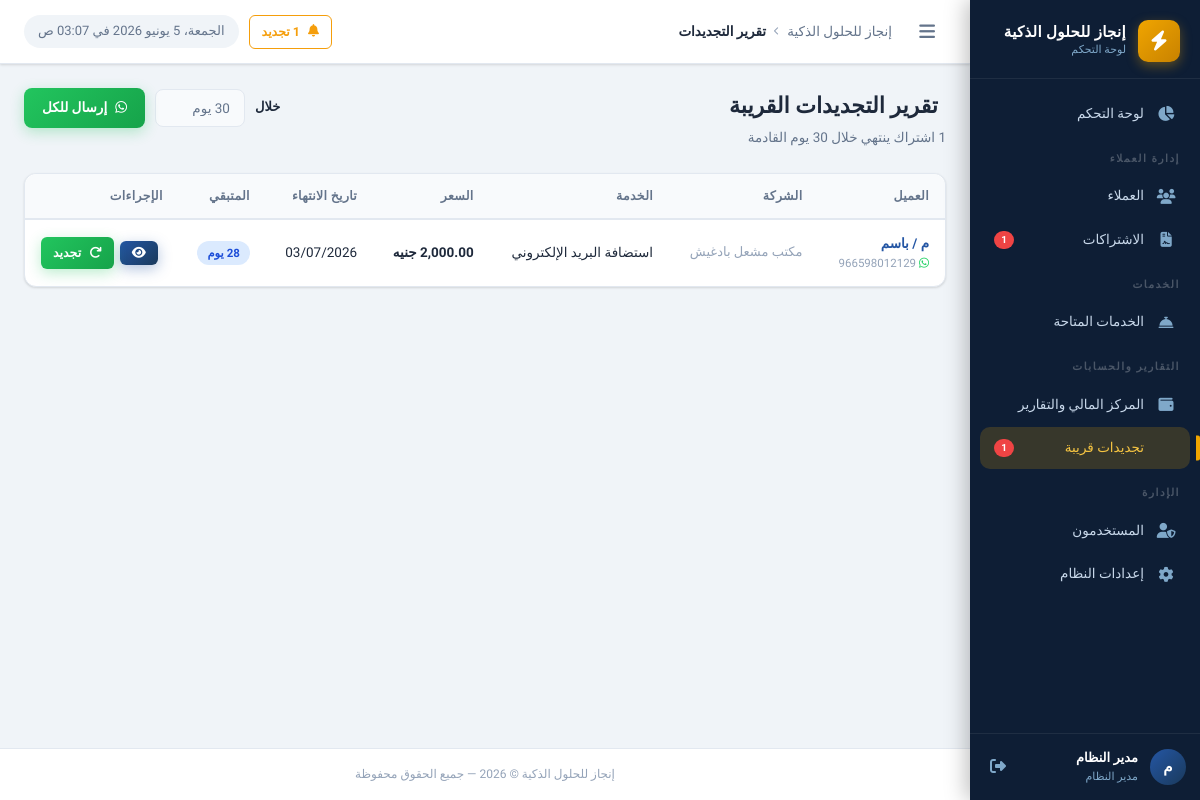
The app's page /reports/renewals.php (signed in), older data.
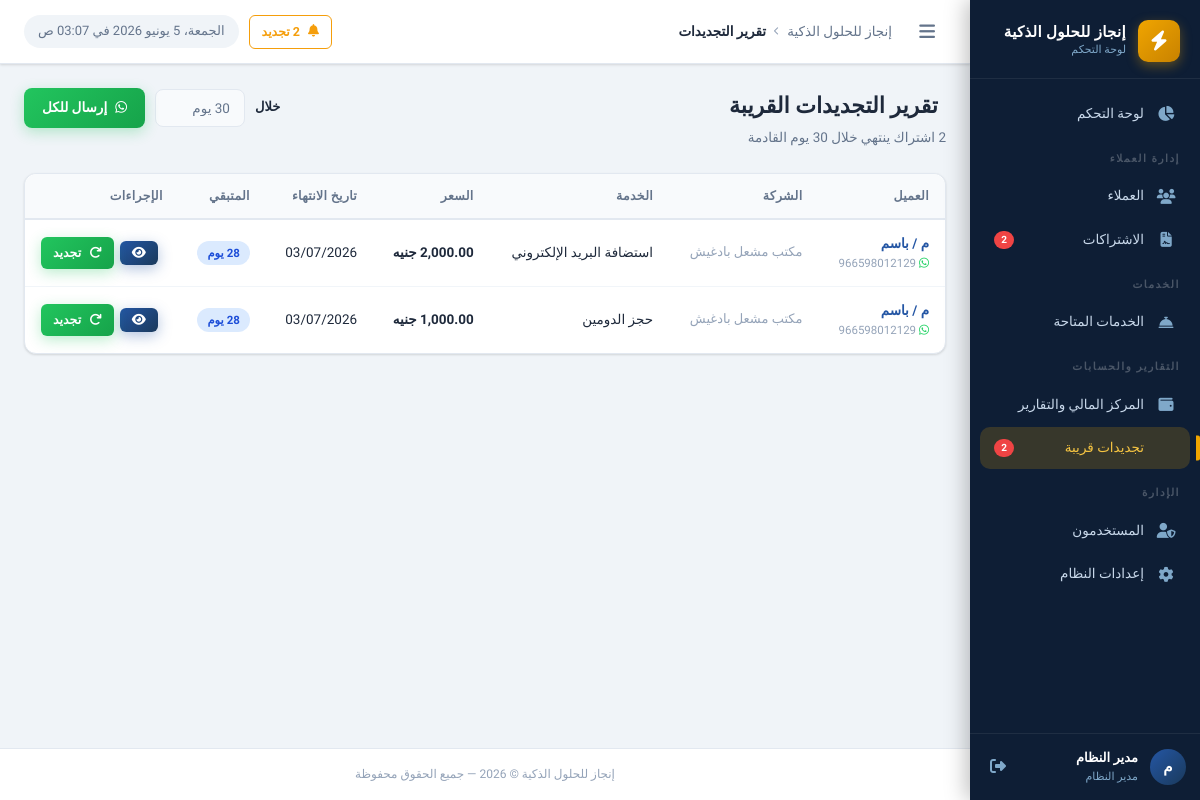
The same page, newer data.
### tables this page shows
CREATE TABLE `client_subscriptions` (
  `id` int UNSIGNED NOT NULL,
  `client_id` int UNSIGNED NOT NULL,
  `service_id` int UNSIGNED NOT NULL,
  `plan_name` varchar(200) DEFAULT NULL COMMENT 'اسم الخطة (مثل: أساسية، بريميوم)',
  `price` decimal(10,2) NOT NULL DEFAULT '0.00' COMMENT 'سعر الاشتراك الفعلي',
  `start_date` date DEFAULT NULL,
  `end_date` date DEFAULT NULL,
  `status` enum('active','expired','cancelled','pending') NOT NULL DEFAULT 'active',
  `notes` text,
  `created_by` int UNSIGNED DEFAULT NULL,
  `created_at` datetime NOT NULL DEFAULT CURRENT_TIMESTAMP,
  `updated_at` datetime NOT NULL DEFAULT CURRENT_TIMESTAMP ON UPDATE CURRENT_TIMESTAMP
);

CREATE TABLE `clients` (
  `id` int UNSIGNED NOT NULL,
  `name` varchar(200) NOT NULL COMMENT 'اسم العميل',
  `company_name` varchar(200) DEFAULT NULL COMMENT 'اسم الشركة',
  `mobile` varchar(20) NOT NULL COMMENT 'رقم الموبايل',
  `mobile_2` varchar(20) DEFAULT NULL COMMENT 'رقم موبايل إضافي',
  `activity` varchar(200) DEFAULT NULL COMMENT 'النشاط التجاري',
  `domain` varchar(255) DEFAULT NULL,
  `domain_provider` varchar(100) DEFAULT NULL,
  `username_note` varchar(200) DEFAULT NULL COMMENT 'اسم المستخدم (للإشارة)',
  `email` varchar(200) DEFAULT NULL,
  `address` text,
  `notes` text,
  `status` tinyint(1) NOT NULL DEFAULT '1' COMMENT '1=نشط, 0=موقوف',
  `created_by` int UNSIGNED DEFAULT NULL,
  `created_at` datetime NOT NULL DEFAULT CURRENT_TIMESTAMP,
  `updated_at` datetime NOT NULL DEFAULT CURRENT_TIMESTAMP ON UPDATE CURRENT_TIMESTAMP
);

CREATE TABLE `services` (
  `id` int UNSIGNED NOT NULL,
  `name` varchar(200) NOT NULL COMMENT 'اسم الخدمة',
  `description` text,
  `default_price` decimal(10,2) NOT NULL DEFAULT '0.00',
  `duration_months` int NOT NULL DEFAULT '12' COMMENT 'مدة الاشتراك الافتراضية بالأشهر',
  `status` tinyint(1) NOT NULL DEFAULT '1',
  `created_by` int UNSIGNED DEFAULT NULL,
  `created_at` datetime NOT NULL DEFAULT CURRENT_TIMESTAMP,
  `sort_order` int NOT NULL DEFAULT '0'
);

### includes/auth.php (called while the page is built, shortened)
<?php
function hasPermission(string $permission): bool {
    if (($_SESSION['user_role'] ?? '') === 'admin') return true;
    $permissions = $_SESSION['user_permissions'] ?? [];
    return in_array($permission, $permissions, true);
}

### includes/functions.php (called while the page is built, shortened)
<?php
function formatMoney(float $amount, string $currency = null): string {
    if ($currency === null) {
        $currency = getSetting('currency', 'جنيه');
    }
    return number_format($amount, 2) . ' ' . $currency;
}
function formatDate(?string $date, string $format = 'd/m/Y'): string {
    return date('d/m/Y', strtotime($date));
}
function e(mixed $value): string {
    return htmlspecialchars((string)$value, ENT_QUOTES, 'UTF-8');
}

### config/app.php (called while the page is built, shortened)
<?php
require_once INCLUDES_PATH . '/functions.php';
require_once INCLUDES_PATH . '/auth.php';
function getSettings(): array {
    static $settings = null;
    if ($settings === null) {
        try {
            $db  = getDB();
            $stmt = $db->query("SELECT `key`, `value` FROM `settings`");
            $settings = [];
            while ($row = $stmt->fetch()) {
                $settings[$row['key']] = $row['value'];
            }
        } catch (Exception $e) {
            $settings = [];
        }
    }
    return $settings;
}
function getSetting(string $key, string $default = ''): string {
    $settings = getSettings();
    return $settings[$key] ?? $default;
}

### reports/renewals.php (the view, shortened to what the changed rows need)
<?php
require_once dirname(__DIR__) . '/config/app.php';
$db = getDB();
$warningDays = (int)getSetting('renewal_warning_days','30');
$filterDays  = (int)($_GET['days'] ?? $warningDays);
$stmt = $db->prepare("
    SELECT cs.*, c.name as client_name, c.mobile, c.company_name,
           s.name as service_name,
           DATEDIFF(cs.end_date, CURDATE()) as days_left
    FROM client_subscriptions cs
    JOIN clients c ON c.id=cs.client_id
    JOIN services s ON s.id=cs.service_id
    WHERE cs.status='active'
      AND cs.end_date BETWEEN CURDATE() AND DATE_ADD(CURDATE(), INTERVAL ? DAY)
    ORDER BY cs.end_date ASC
");
$stmt->execute([$filterDays]);
$renewals = $stmt->fetchAll();
    ?>
    <?php
$activePage = 'reports-renewals';
$depth      = 1;
require_once INCLUDES_PATH . '/header.php';
?>
<div class="page-header">
  <div class="page-header-text">
    <h1 class="page-title"><i class="fas fa-calendar-exclamation" style="color:var(--warning);margin-left:8px;"></i>تقرير التجديدات القريبة</h1>
  </div>
</div>
<div class="card">
  <div class="table-wrapper">
    <table class="data-table">
      <thead>
        <tr><th>العميل</th><th>الشركة</th><th>الخدمة</th><th>السعر</th><th>تاريخ الانتهاء</th><th>المتبقي</th><th>الإجراءات</th></tr>
      </thead>
      <tbody>
        <?php if (empty($renewals)): ?>
        <tr><td colspan="7">
          <div class="empty-state">
            <div class="empty-icon" style="color:var(--success);"><i class="fas fa-check-circle"></i></div>
            <p class="empty-title">ممتاز! لا توجد اشتراكات تنتهي قريباً</p>
          </div>
        </td></tr>
        <?php else: ?>
        <?php foreach ($renewals as $r): ?>
        <tr>
          <td>
            <a href="../clients/view.php?id=<?= $r['client_id'] ?>" style="font-weight:700;">
              <?= e($r['client_name']) ?>
            </a>
            <div style="font-size:11.5px;color:var(--text-muted);">
              <i class="fab fa-whatsapp" style="color:#25D366;"></i> <?= e($r['mobile']) ?>
            </div>
          </td>
          <td class="text-muted"><?= e($r['company_name'] ?: '—') ?></td>
          <td><?= e($r['service_name']) ?></td>
          <td class="fw-bold"><?= formatMoney($r['price']) ?></td>
          <td><?= formatDate($r['end_date']) ?></td>
          <td>
            <?php if ($r['days_left'] <= 0): ?>
              <span class="badge badge-danger">انتهى</span>
            <?php elseif ($r['days_left'] <= 7): ?>
              <span class="badge badge-danger"><?= $r['days_left'] ?> يوم</span>
            <?php elseif ($r['days_left'] <= 14): ?>
              <span class="badge badge-warning"><?= $r['days_left'] ?> يوم</span>
            <?php else: ?>
              <span class="badge badge-info"><?= $r['days_left'] ?> يوم</span>
            <?php endif; ?>
          </td>
          <td>
            <div class="table-actions">
              <a href="../clients/view.php?id=<?= $r['client_id'] ?>" class="btn btn-sm btn-primary"><i class="fas fa-eye"></i></a>
              <a href="../subscriptions/renew.php?id=<?= $r['id'] ?>" class="btn btn-sm btn-success"><i class="fas fa-redo"></i> تجديد</a>
            </div>
          </td>
        </tr>
        <?php endforeach; ?>
        <?php endif; ?>
      </tbody>
    </table>
  </div>
</div>
<?php require_once INCLUDES_PATH . '/footer.php'; ?>

### includes/header.php (shortened to what the changed rows need)
<?php
$renewalCount = 0;
try {
    $db   = getDB();
    $days = (int)getSetting('renewal_warning_days', '30');
    $stmt = $db->prepare("
        SELECT COUNT(*) FROM client_subscriptions
        WHERE status = 'active'
          AND end_date BETWEEN CURDATE() AND DATE_ADD(CURDATE(), INTERVAL ? DAY)
    ");
    $stmt->execute([$days]);
    $renewalCount = (int)$stmt->fetchColumn();
} catch (Exception $e) {}
?>
<!DOCTYPE html>
<html lang="ar" dir="rtl">
<head>
  <link rel="stylesheet" href="https://cdnjs.cloudflare.com/ajax/libs/font-awesome/6.5.0/css/all.min.css">
  <link rel="stylesheet" href="<?= str_repeat('../', $depth ?? 0) ?>assets/css/style.css">
  <link rel="stylesheet" href="<?= str_repeat('../', $depth ?? 0) ?>assets/css/print.css" media="print">
  <link rel="stylesheet" href="https://cdn.jsdelivr.net/npm/flatpickr/dist/flatpickr.min.css">
</head>
<body>
<div class="layout">
  <aside class="sidebar" id="sidebar">
    <nav class="sidebar-nav" role="navigation" aria-label="القائمة الرئيسية">
      <?php if (hasPermission('view_clients')): ?>
      <ul>
        <?php if (hasPermission('view_subscriptions')): ?>
        <li class="nav-item">
          <a href="<?= str_repeat('../', $depth ?? 0) ?>subscriptions/index.php"
             class="nav-link <?= ($activePage ?? '') === 'subscriptions' ? 'active' : '' ?>"
             id="nav-subscriptions">
            <i class="fas fa-file-contract nav-icon"></i>
            <span>الاشتراكات</span>
            <?php if ($renewalCount > 0): ?>
            <span class="nav-badge"><?= $renewalCount ?></span>
            <?php endif; ?>
          </a>
        </li>
        <?php endif; ?>
      </ul>
      <?php endif; ?>
      <?php if (hasPermission('view_reports') || hasPermission('view_payments') || hasPermission('print_invoices')): ?>
      <ul>
        <?php if (hasPermission('view_reports')): ?>
        <li class="nav-item">
          <a href="<?= str_repeat('../', $depth ?? 0) ?>reports/renewals.php"
             class="nav-link <?= ($activePage ?? '') === 'reports-renewals' ? 'active' : '' ?>"
             id="nav-reports-renewals">
            <span>تجديدات قريبة</span>
            <?php if ($renewalCount > 0): ?>
            <span class="nav-badge"><?= $renewalCount ?></span>
            <?php endif; ?>
          </a>
        </li>
        <?php endif; ?>
      </ul>
      <?php endif; ?>
    </nav>
  </aside>
  <div class="main-content">
    <header class="topbar">
      <div class="topbar-actions">
        <?php if ($renewalCount > 0): ?>
        <a href="<?= str_repeat('../', $depth ?? 0) ?>reports/renewals.php"
           class="btn btn-sm btn-outline"
           style="color: var(--warning); border-color: var(--warning);">
          <i class="fas fa-bell"></i>
          <?= $renewalCount ?> تجديد
        </a>
        <?php endif; ?>
        <div class="topbar-time" id="liveClock"></div>
      </div>
    </header>
    <main class="page-content">

Row changes from the older to the newer data that the page shows:
added client_subscriptions: client.name "م / باسم", client.mobile "966598012129", client.company_name "مكتب مشعل بادغيش", service.name "حجز الدومين", price "1,000.00 جنيه", end_date "03/07/2026", days_left "28"
Text that changed along with them:
$renewalCount: "1" → "2"
